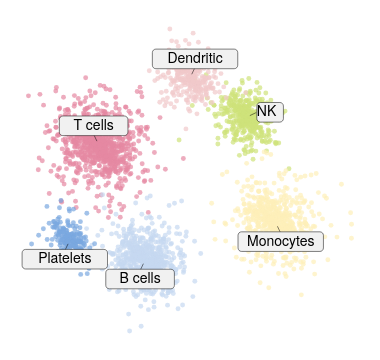

The specification (Vega-Lite) saved for this image:
### Vega-Lite specification from a JSON file in a GitHub repository (floating-point values rounded to 4 significant figures; data arrays with more than 128 entries replaced by an {"elided": "..."} marker saying what was removed)
{"background": null, "config": {"arc": {"fill": "#DBDBDB", "fillOpacity": 1.0, "innerRadius": 42.5, "padAngle": 0.03, "stroke": "black", "strokeOpacity": 1, "strokeWidth": 0.25}, "area": {"fill": "#DBDBDB", "fillOpacity": 1.0, "stroke": "black", "strokeOpacity": 1, "strokeWidth": 0.25}, "axis": {"domain": true, "domainCap": "round", "domainColor": "black", "domainWidth": 0.25, "grid": false, "gridCap": "round", "gridColor": "#F1F1F1", "gridDash": [0, 0], "gridOpacity": 1.0, "gridWidth": 0.25, "labelColor": "black", "labelFont": "Helvetica Neue", "labelFontSize": 7, "labelFontStyle": "normal", "labelFontWeight": 400, "offset": 4.5, "ticks": true, "tickCap": "round", "tickColor": "black", "tickRound": false, "tickSize": 3, "tickWidth": 0.25, "titleColor": "black", "titleFont": "Helvetica Neue", "titleFontSize": 7, "titleFontStyle": "normal", "titleFontWeight": 400}, "axisX": {"domain": true, "labelAlign": "center", "labelAngle": 0, "labels": true, "ticks": true, "translate": 0}, "axisY": {"domain": true, "labelAlign": "right", "labelAngle": 0, "labels": true, "ticks": true, "translate": 0}, "axisRight": {"domain": true, "labelAlign": "left", "labelAngle": 0, "labels": true, "ticks": true, "translate": 0}, "axisTop": {"domain": true, "labelAlign": "center", "labelAngle": 0, "labels": true, "ticks": true, "translate": 0}, "axisBand": {"tickOffset": 0}, "bar": {"fill": "#DBDBDB", "fillOpacity": 1.0, "stroke": "black", "strokeOpacity": 1, "strokeWidth": 0.25}, "boxplot": {"size": 15.3, "ticks": {"cornerRadius": 0.25, "fill": "black", "opacity": 1, "size": 7.65, "thickness": 0.25}, "box": {"fillOpacity": 1.0, "stroke": "black", "strokeOpacity": 1, "strokeWidth": 0.25}, "median": {"cornerRadius": 0, "fill": "black", "fillOpacity": 1.0, "opacity": 1, "size": 15.3, "thickness": 0.25}, "rule": {"fill": "black", "fillOpacity": 1.0, "size": 17.0, "stroke": "black", "strokeDash": [0, 0], "strokeOpacity": 1, "strokeWidth": 0.25}, "outliers": {"color": "black", "fill": "black", "fillOpacity": 1.0, "size": 0, "stroke": "black", "strokeOpacity": 1, "strokeWidth": 0.25}}, "circle": {"fill": "black", "fillOpacity": 1.0, "size": 0.85, "stroke": null, "strokeOpacity": 1, "strokeWidth": 0.25}, "errorband": {"band": {"fillOpacity": 0.6, "stroke": null, "strokeWidth": 0.25, "strokeOpacity": 1}, "borders": {"opacity": 0, "strokeOpacity": 0.25, "strokeWidth": 1}}, "errorbar": {"opacity": 1, "rule": {"strokeDash": [0, 0], "strokeWidth": 0.25}, "ticks": {"color": "black", "cornerRadius": 0.125, "opacity": 1, "size": 10.2, "thickness": 0.25}, "thickness": 0.25}, "font": "Helvetica Neue", "geoshape": {"fill": "#DBDBDB", "fillOpacity": 1.0, "stroke": "black", "strokeOpacity": 1, "strokeWidth": 0.25}, "header": {"labelColor": "black", "labelFont": "Helvetica Neue", "labelFontSize": 7, "labelFontStyle": "normal", "labelFontWeight": 400, "titleColor": "black", "titleFont": "Helvetica Neue", "titleFontSize": 7, "titleFontStyle": "normal", "titleFontWeight": 400, "titlePadding": 0}, "legend": {"disable": false, "offset": 4.5, "titlePadding": 4, "labelOffset": 2, "gradientLabelOffset": 2, "gradientLength": 85.0, "gradientThickness": 8.5, "gradientOpacity": 1.0, "gradientStrokeColor": "black", "gradientStrokeWidth": 0.25, "labelColor": "black", "labelFont": "Helvetica Neue", "labelFontSize": 7, "labelFontStyle": "normal", "labelFontWeight": 400, "strokeColor": "black", "strokeWidth": 0, "symbolSize": 42, "symbolStrokeColor": "black", "symbolStrokeWidth": 0.25, "titleColor": "black", "titleFont": "Helvetica Neue", "titleFontSize": 7, "titleFontStyle": "normal", "titleFontWeight": 400}, "line": {"color": "black", "stroke": "black", "strokeCap": "round", "strokeDash": [0, 0], "strokeOpacity": 1, "strokeWidth": 0.375}, "point": {"filled": true, "fill": "#DBDBDB", "fillOpacity": 1.0, "size": 8.5, "stroke": "black", "strokeOpacity": 1, "strokeWidth": 0.25}, "range": {"category": ["#C6D9F1", "#F1C9CB", "#FEF0B9", "#CEE37A", "#7AA8E0", "#E589A3", "#FDDD5D", "#68B961", "#4177B1", "#C35082", "#E5C227", "#438156"], "diverging": {"scheme": ["#C35082", "#CE6D94", "#D989A7", "#E2A4BA", "#EABFCE", "#F1DBE2", "#F6F6F6", "#D7E0EB", "#B9CBE0", "#9BB6D5", "#7DA1C9", "#5F8CBD", "#4177B1"]}, "heatmap": {"scheme": ["#32022B", "#43044D", "#4C196E", "#4D338C", "#484DA6", "#3A68BB", "#1D83CA", "#1D9CCB", "#23B5C9", "#28CDC5", "#4DE0B4", "#91EE9F"]}, "ordinal": {"scheme": ["#F1F1F1", "#DBDBDB", "#C6C6C6", "#B2B2B2", "#9D9D9D", "#898989", "#767676", "#636363", "#515151", "#404040", "#2F2F2F", "#1F1F1F"]}, "ramp": {"scheme": ["#32022B", "#43044D", "#4C196E", "#4D338C", "#484DA6", "#3A68BB", "#1D83CA", "#1D9CCB", "#23B5C9", "#28CDC5", "#4DE0B4", "#91EE9F"]}}, "rule": {"color": "black", "stroke": "black", "strokeCap": "round", "strokeDash": [2, 2], "strokeOpacity": 1, "strokeWidth": 0.25}, "scale": {"bandPaddingInner": 0.1, "bandPaddingOuter": 0.1, "round": false}, "rect": {"fill": "#DBDBDB", "fillOpacity": 1.0, "stroke": "black", "strokeOpacity": 1, "strokeWidth": 0.25}, "square": {"fill": "#DBDBDB", "fillOpacity": 1.0, "size": 17.0, "stroke": "black", "strokeOpacity": 1, "strokeWidth": 0.25}, "text": {"color": "black", "font": "Helvetica Neue", "fontSize": 7, "fontStyle": "normal", "fontWeight": 400}, "tick": {"color": "black", "cornerRadius": 0.125, "opacity": 1.0, "size": 15.3, "thickness": 0.25}, "title": {"anchor": "middle", "frame": "group", "color": "black", "font": "Helvetica Neue", "fontSize": 7, "fontStyle": "normal", "fontWeight": 400, "subtitleColor": "black", "subtitleFont": "Helvetica Neue", "subtitleFontSize": "Helvetica Neue", "subtitleFontStyle": "normal", "subtitleFontWeight": 400}, "trail": {"color": "black", "opacity": 1, "size": 0.375}, "view": {"continuousWidth": 180, "continuousHeight": 170, "discreteWidth": 180, "discreteHeight": 170, "fill": null, "stroke": null, "strokeWidth": 0.25}}, "layer": [{"data": {"name": "data-1d82db738f5081c0524a5ad5909a210b"}, "mark": {"type": "circle", "opacity": 0.7, "size": 6}, "encoding": {"color": {"field": "cell type", "legend": null, "type": "nominal"}, "x": {"axis": null, "field": "UMAP1", "type": "quantitative"}, "y": {"axis": null, "field": "UMAP2", "type": "quantitative"}}}, {"layer": [{"data": {"values": [{"__dysonsphere__": 1}]}, "mark": {"type": "rule", "strokeDash": [0, 0]}, "encoding": {"x": {"datum": -6.163, "scale": {"domain": [-9.301, 10.2], "nice": false, "padding": 0, "zero": false}}, "x2": {"datum": -6.309}, "y": {"datum": -3.187, "scale": {"domain": [-8.757, 9.143], "nice": false, "padding": 0, "zero": false}}, "y2": {"datum": -3.486}}}, {"data": {"values": [{"__dysonsphere__": 1}]}, "mark": {"type": "rect", "cornerRadius": 1.75, "fill": "#F1F1F1", "fillOpacity": 1.0, "height": 9.8, "stroke": "black", "strokeWidth": 0.25, "width": 42.7}, "encoding": {"x": {"datum": -6.332}, "xOffset": {"value": 0.0}, "y": {"datum": -3.976}, "yOffset": {"value": 0.0}}}, {"data": {"values": [{"__dysonsphere__": 1}]}, "mark": {"type": "text", "align": "center", "baseline": "middle", "fontSize": 7}, "encoding": {"text": {"value": "Platelets"}, "x": {"datum": -6.332}, "y": {"datum": -3.976}}}, {"data": {"values": [{"__dysonsphere__": 1}]}, "mark": {"type": "rule", "strokeDash": [0, 0]}, "encoding": {"x": {"datum": 5.195}, "x2": {"datum": 5.341}, "y": {"datum": -2.262}, "y2": {"datum": -2.562}}}, {"data": {"values": [{"__dysonsphere__": 1}]}, "mark": {"type": "rect", "cornerRadius": 1.75, "fill": "#F1F1F1", "fillOpacity": 1.0, "height": 9.8, "stroke": "black", "strokeWidth": 0.25, "width": 42.7}, "encoding": {"x": {"datum": 5.364}, "xOffset": {"value": 0.0}, "y": {"datum": -3.052}, "yOffset": {"value": 0.0}}}, {"data": {"values": [{"__dysonsphere__": 1}]}, "mark": {"type": "text", "align": "center", "baseline": "middle", "fontSize": 7}, "encoding": {"text": {"value": "Monocytes"}, "x": {"datum": 5.364}, "y": {"datum": -3.052}}}, {"data": {"values": [{"__dysonsphere__": 1}]}, "mark": {"type": "rule", "strokeDash": [0, 0]}, "encoding": {"x": {"datum": 0.5542}, "x2": {"datum": 0.7002}, "y": {"datum": 5.779}, "y2": {"datum": 6.079}}}, {"data": {"values": [{"__dysonsphere__": 1}]}, "mark": {"type": "rect", "cornerRadius": 1.75, "fill": "#F1F1F1", "fillOpacity": 1.0, "height": 9.8, "stroke": "black", "strokeWidth": 0.25, "width": 42.7}, "encoding": {"x": {"datum": 0.7234}, "xOffset": {"value": 0.0}, "y": {"datum": 6.568}, "yOffset": {"value": 0.0}}}, {"data": {"values": [{"__dysonsphere__": 1}]}, "mark": {"type": "text", "align": "center", "baseline": "middle", "fontSize": 7}, "encoding": {"text": {"value": "Dendritic"}, "x": {"datum": 0.7234}, "y": {"datum": 6.568}}}, {"data": {"values": [{"__dysonsphere__": 1}]}, "mark": {"type": "rule", "strokeDash": [0, 0]}, "encoding": {"x": {"datum": 3.712}, "x2": {"datum": 4.02}, "y": {"datum": 3.593}, "y2": {"datum": 3.735}}}, {"data": {"values": [{"__dysonsphere__": 1}]}, "mark": {"type": "rect", "cornerRadius": 1.75, "fill": "#F1F1F1", "fillOpacity": 1.0, "height": 9.8, "stroke": "black", "strokeWidth": 0.25, "width": 13.3}, "encoding": {"x": {"datum": 4.069}, "xOffset": {"value": 6.65}, "y": {"datum": 3.758}, "yOffset": {"value": 0.0}}}, {"data": {"values": [{"__dysonsphere__": 1}]}, "mark": {"type": "text", "align": "left", "baseline": "middle", "fontSize": 7}, "encoding": {"text": {"value": "NK"}, "x": {"datum": 4.069}, "y": {"datum": 3.758}}}, {"data": {"values": [{"__dysonsphere__": 1}]}, "mark": {"type": "rule", "strokeDash": [0, 0]}, "encoding": {"x": {"datum": -2.085}, "x2": {"datum": -2.231}, "y": {"datum": -4.231}, "y2": {"datum": -4.53}}}, {"data": {"values": [{"__dysonsphere__": 1}]}, "mark": {"type": "rect", "cornerRadius": 1.75, "fill": "#F1F1F1", "fillOpacity": 1.0, "height": 9.8, "stroke": "black", "strokeWidth": 0.25, "width": 34.3}, "encoding": {"x": {"datum": -2.254}, "xOffset": {"value": 0.0}, "y": {"datum": -5.02}, "yOffset": {"value": 0.0}}}, {"data": {"values": [{"__dysonsphere__": 1}]}, "mark": {"type": "text", "align": "center", "baseline": "middle", "fontSize": 7}, "encoding": {"text": {"value": "B cells"}, "x": {"datum": -2.254}, "y": {"datum": -5.02}}}, {"data": {"values": [{"__dysonsphere__": 1}]}, "mark": {"type": "rule", "strokeDash": [0, 0]}, "encoding": {"x": {"datum": -4.602}, "x2": {"datum": -4.748}, "y": {"datum": 2.257}, "y2": {"datum": 2.556}}}, {"data": {"values": [{"__dysonsphere__": 1}]}, "mark": {"type": "rect", "cornerRadius": 1.75, "fill": "#F1F1F1", "fillOpacity": 1.0, "height": 9.8, "stroke": "black", "strokeWidth": 0.25, "width": 34.3}, "encoding": {"x": {"datum": -4.771}, "xOffset": {"value": 0.0}, "y": {"datum": 3.046}, "yOffset": {"value": 0.0}}}, {"data": {"values": [{"__dysonsphere__": 1}]}, "mark": {"type": "text", "align": "center", "baseline": "middle", "fontSize": 7}, "encoding": {"text": {"value": "T cells"}, "x": {"datum": -4.771}, "y": {"datum": 3.046}}}]}], "view": {"stroke": null}, "$schema": "https://vega.github.io/schema/vega-lite/v6.4.1.json", "datasets": {"data-1d82db738f5081c0524a5ad5909a210b": {"elided": "3150 records"}}}
